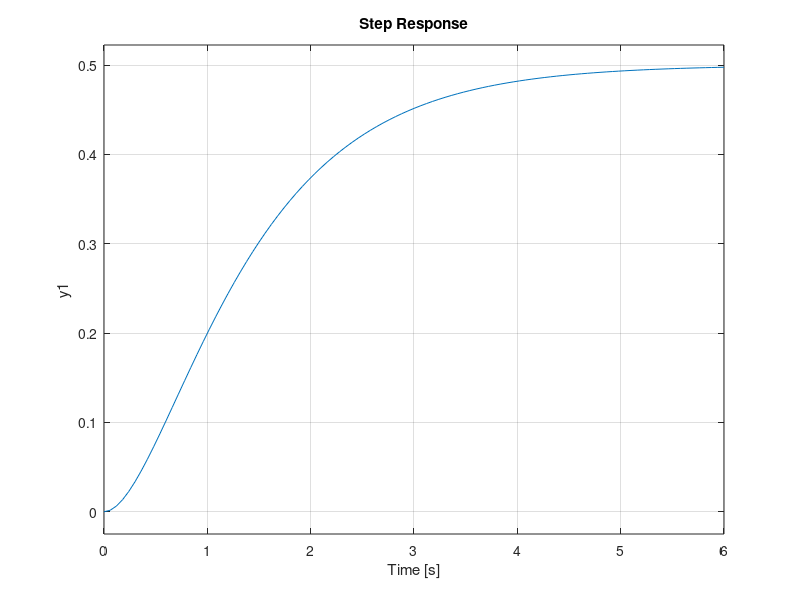
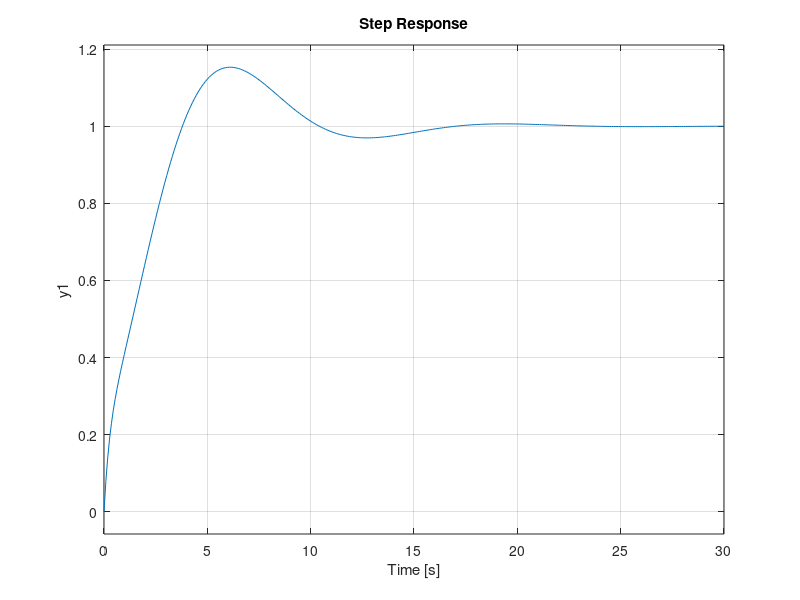

These figures' MATLAB source, in order: (Note: this script raises an error after producing the figures.)
clc
clear 
close all

%system
num=[1];
denum=[1 3 1];
sys=tf(num,denum);

%negative feedback system
feedback_system=feedback(sys,1);

%step response before PID controller 
step(feedback_system);

%PID controller 
kp=1;
ki=1;
kd=1;
PID_controller=pid(kp,ki,kd);

%negative feedback system with PID controller in series.
%we will connect the PID controller with system in series.
feedback_system_pid=feedback(sys*PID_controller,1);
%step response after PID controller.
figure
step(feedback_system_pid);


%PID controller using pidtune function
pidtune_controller=pidtune(sys,'pid');

feedback_system_pidtune=feedback(pidtune_controller*sys,1);
%step response after PIDtune controller.
figure
step(feedback_system_pidtune);